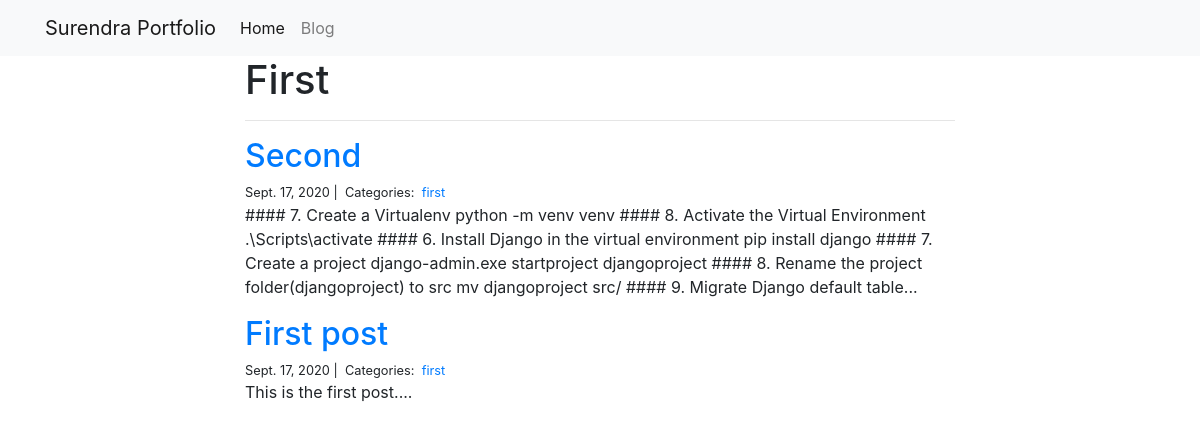
Screenshot of /blog/first/ with the database file from the repository.
### blog/models.py (models this page shows)
class Category(models.Model):
    name = models.CharField(max_length=20)

class Post(models.Model):
    title = models.CharField(max_length=255)
    body = models.TextField()
    created_on = models.DateTimeField(auto_now_add=True)
    last_modified = models.DateTimeField(auto_now=True)
    categories = models.ManyToManyField('Category', related_name='posts')

### blog/views.py (the view)
# urls.py: path("<category>/", views.blog_category, name="blog_category"),
def blog_category(request, category):
    posts = Post.objects.filter(
        categories__name__contains=category
    ).order_by(
        '-created_on'
    )
    context = {
        "category": category,
        "posts": posts
    }
    return render(request, "blog_category.html", context)

### blog/templates/blog_category.html
{% extends "base.html" %}
{% block page_content %}
<div class="col-md-8 offset-md-2">
    <h1>{{ category | title }}</h1>
    <hr>
    {% for post in posts %}
        <h2><a href="{% url 'blog_detail' post.pk%}">{{ post.title }}</a></h2>
        <small>
            {{ post.created_on.date }} |&nbsp;
            Categories:&nbsp;
            {% for category in post.categories.all %}
            <a href="{% url 'blog_category' category.name %}">
                {{ category.name }}
            </a>&nbsp;
            {% endfor %}
        </small>
        <p>{{ post.body | slice:":400" }}...</p>
    {% endfor %}
</div>
{% endblock %}

### rows the page displays
Category: name "First", name "first"
Post: title "Second", created_on "Sept. 17, 2020", body "#### 7. Create a Virtualenv python -m venv venv #### 8. Activate the Virtual Environment .\\Scripts\\activate #### 6. Install Django in the virtual environment pip install django #### 7. Create a project django-admin.exe startproject djangoproject #### 8. Rename the project folder(djangoproject) to src mv djangoproject src/ #### 9. Migrate Django default table"
Post: title "First post", created_on "Sept. 17, 2020", body "This is the first post."
